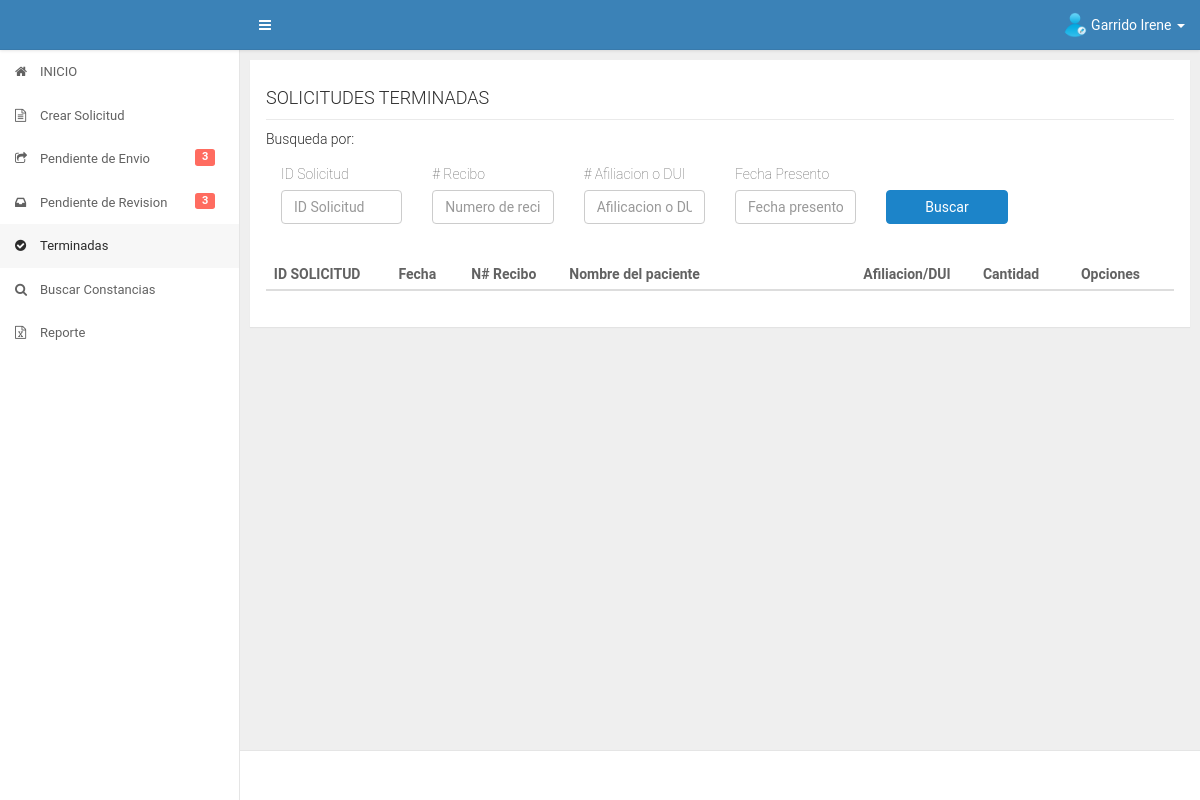
Before: /app/secretaria/terminadas.php (signed in) with the older database file.
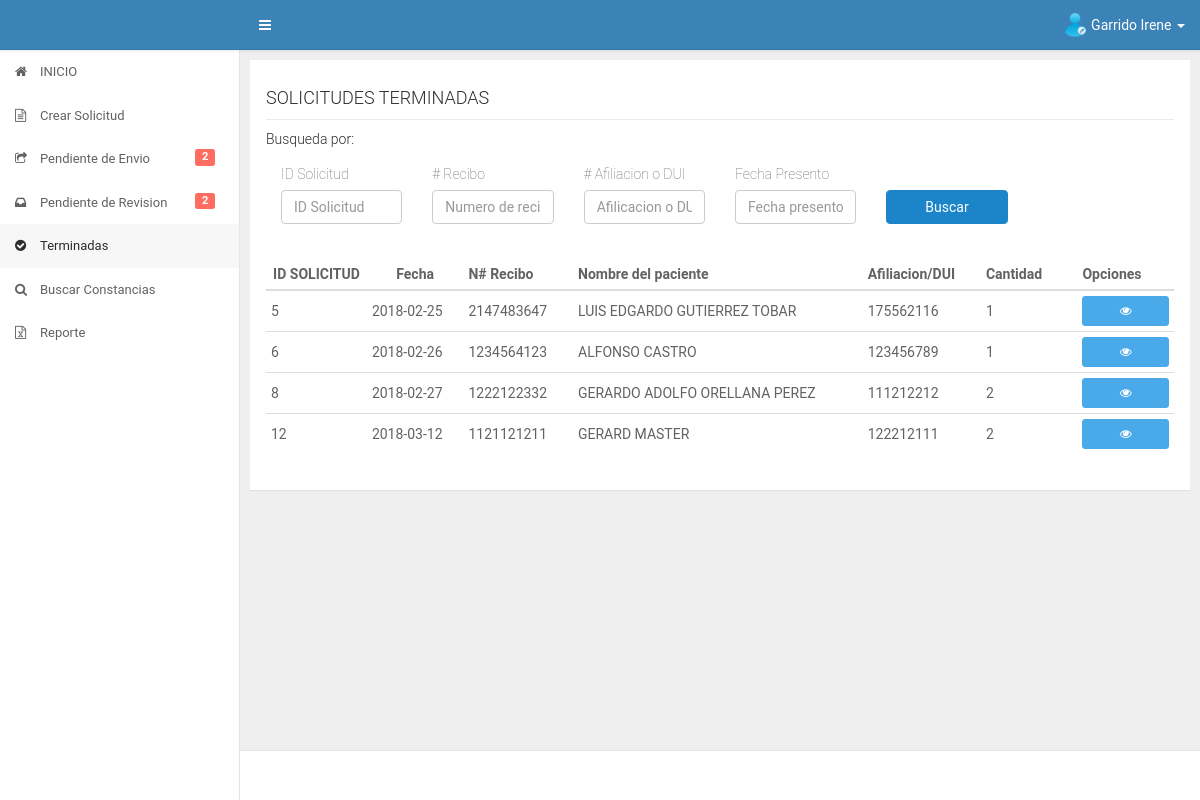
After: the same page with the newer database file.
### tables this page shows
CREATE TABLE IF NOT EXISTS `datos_iniciales` (
  `id_datos` int(11) NOT NULL AUTO_INCREMENT,
  `fecha` date DEFAULT NULL,
  `numero_recibo` varchar(50) DEFAULT NULL,
  `afiliacion_dui` varchar(30) DEFAULT NULL,
  `nombre_paciente` varchar(300) DEFAULT NULL,
  `destinos` varchar(2000) DEFAULT NULL,
  `id_servicio` int(11) DEFAULT NULL,
  `cantidad` int(11) DEFAULT NULL,
  `fecha_presentado` date DEFAULT NULL,
  `fecha_cancelado` date DEFAULT NULL,
  `precio` float DEFAULT NULL,
  `id_estado` int(11) DEFAULT NULL,
  `id_trabajador` int(11) DEFAULT NULL,
  `fecha_recibido_revision` date DEFAULT NULL,
  `fecha_autorizacion_direccion` date DEFAULT NULL,
  PRIMARY KEY (`id_datos`),
  KEY `FK_diservicio` (`id_servicio`),
  KEY `FK_diestado` (`id_estado`),
  KEY `FK_datos_iniciales_usuario` (`id_trabajador`),
  CONSTRAINT `FK_datos_iniciales_usuario` FOREIGN KEY (`id_trabajador`) REFERENCES `usuario` (`id_user`),
  CONSTRAINT `FK_diestado` FOREIGN KEY (`id_estado`) REFERENCES `estado` (`id_estado`),
  CONSTRAINT `FK_diservicio` FOREIGN KEY (`id_servicio`) REFERENCES `servicios` (`id_servicio`)
);

### app/secretaria/terminadas.php (the view, shortened to what the changed rows need)
<?php
    include("../core/header.php");
    include("../core/aside.php");
    include("../../config/database.php");
    $sqlpendientes = "SELECT datos_iniciales.id_datos,datos_iniciales.fecha,datos_iniciales.numero_recibo,datos_iniciales.afiliacion_dui,datos_iniciales.nombre_paciente,datos_iniciales.destinos,datos_iniciales.cantidad,servicios.nombre_servicio FROM datos_iniciales INNER JOIN servicios ON datos_iniciales.id_servicio=servicios.id_servicio WHERE datos_iniciales.id_estado=6 ORDER BY datos_iniciales.id_datos";
    if($stmt = $conn->prepare($sqlpendientes)){
    	$stmt -> execute();
    	$stmt -> store_result();
    	$rows = $stmt->num_rows;
    	$stmt -> bind_result($id_datos,$fechacreacion,$nrecibo,$afiliacion,$nombrepaciente,$destinos,$cantidad,$servicio);
    }
?>
<div id="content" class="ui-content ui-content-aside-overlay">
    <div class="ui-content-body">
        <div class="ui-container">
            <div class="row">
                <div class="col-md-12 col-lg-12">
                    <div class="panel">
                        <div class="panel-body">
                            <div id="contenido" class="table-responsive">
                            	<table class="table table-hover table-condensed" id="mitable">
                                    <thead class="thead-inverse">
                                        <tr>
                                            <th class="col-md-1 text-center">ID SOLICITUD</th>
                                            <th class="col-md-1 text-center">Fecha</th>
                                            <th class="col-md-1">N# Recibo</th>
                                            <th class="col-md-3">Nombre del paciente</th>
                                            <th class="col-md-1">Afiliacion/DUI</th>
                                            <th class="col-md-1">Cantidad</th>
                          					<th class="col-md-1">Opciones</th>
                                        </tr>
                                    </thead>
                                    <tbody>
                                    <?php
                                    	if($rows>0){
                                    		while ($stmt->fetch()) {
                                    ?>
                                    	<tr>
                                            <td><?php echo $id_datos; ?></td>
                                    		<td><?php echo $fechacreacion; ?></td>
                                    		<td><?php echo $nrecibo; ?></td>
                                    		<td><?php echo $nombrepaciente; ?></td>
                                    		<td><?php echo $afiliacion; ?></td>
                                    		<td><?php echo $cantidad; ?></td>
                                    		<td><a href="infoimpresion.php?con=<?php echo $id_datos ?>" class="btn btn-info btn-sm btn-block vertrabajador"  data-placement="left" data-solicitud="<?php echo $id_datos ?>" data-toggle="tooltip" data-placement="left" title="Ver para imprimir"><i class="fa fa-eye"></i></a></td>
                                    	</tr>
                                    <?php
                                    		}
                                    	}
                                    ?>
                                    </tbody>
                                </table>
                            </div>
                        </div>
                    </div>
                </div>
            </div>
        </div>
    </div>
</div>
<?php
    include("../core/footer.php");
 ?>

### app/core/aside.php (shortened to what the changed rows need)
<aside id="aside" class="ui-aside ui-aside--light">
    <ul class="nav" ui-nav id="mimenu">
        <?php switch ($_SESSION['tipousuario']) {
			case '1':
             include("../../config/database.php");
             $sqlpendientes = "SELECT COUNT(*) as pendientesenvio FROM datos_iniciales WHERE id_estado=1 AND id_trabajador=?";
             if($stmspendientes = $conn->prepare($sqlpendientes)){
                $stmspendientes->bind_param('s',$_SESSION['id_usuario']);
                $stmspendientes->execute();
                $stmspendientes->bind_result($mispendientes);
             }
             $sqlrevision = "SELECT COUNT(*) as pendientesenvio FROM datos_iniciales WHERE id_estado=4";
             if($stmtrevision = $conn->prepare($sqlrevision)){
                $stmtrevision->execute();
                $stmtrevision->bind_result($mispendientesrev);
             }
		?>
        <li id="pendienteenvio"><a href="../secretaria/pendienteenvio.php"><i class="fa fa-share-square-o"></i><span>Pendiente de Envio <?php if($mispendientes>0){ ?><small class="label label-danger"><?php echo $mispendientes; ?></small><?php } ?></span></a></li>
        <li id="pendienterevision"><a href="../secretaria/pendienterevision.php"><i class="fa fa-inbox"></i><span>Pendiente de Revision <?php if($mispendientesrev>0){ ?><small class="label label-danger"><?php echo $mispendientesrev; ?></small><?php } ?></span></a></li>
		<?php
				break;
		?>
        <?php
		} ?>
    </ul>
</aside>

Changed rows visible on the page:
now on this page (row edited): datos_iniciales: id_datos "5", fecha "2018-02-25", numero_recibo "2147483647", nombre_paciente "LUIS EDGARDO GUTIERREZ TOBAR", afiliacion_dui "175562116", cantidad "1"
now on this page (row edited): datos_iniciales: id_datos "6", fecha "2018-02-26", numero_recibo "1234564123", nombre_paciente "ALFONSO CASTRO", afiliacion_dui "123456789", cantidad "1"
now on this page (row edited): datos_iniciales: id_datos "8", fecha "2018-02-27", numero_recibo "1222122332", nombre_paciente "GERARDO ADOLFO ORELLANA PEREZ", afiliacion_dui "111212212", cantidad "2"
added datos_iniciales: id_datos "12", fecha "2018-03-12", numero_recibo "1121121211", nombre_paciente "GERARD MASTER", afiliacion_dui "122212111", cantidad "2"
Other visible differences:
$mispendientes: "3" → "2"
$mispendientesrev: "3" → "2"
